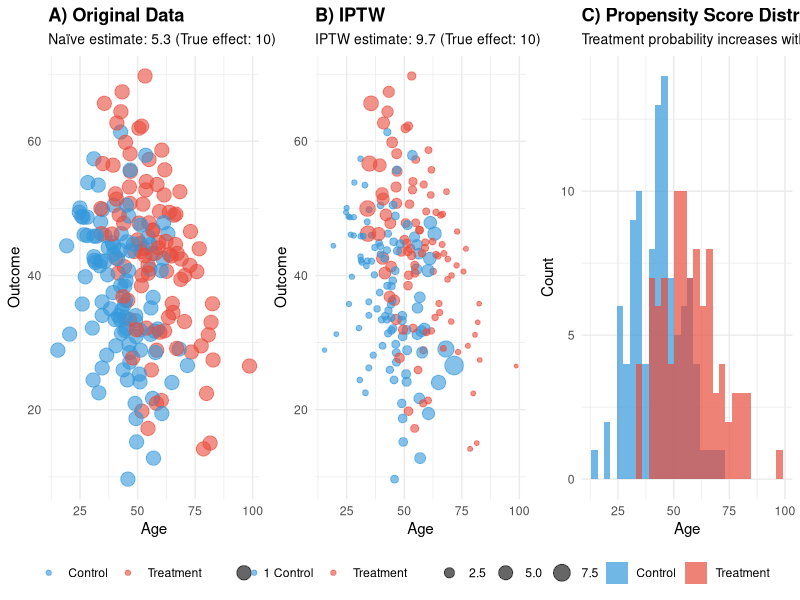
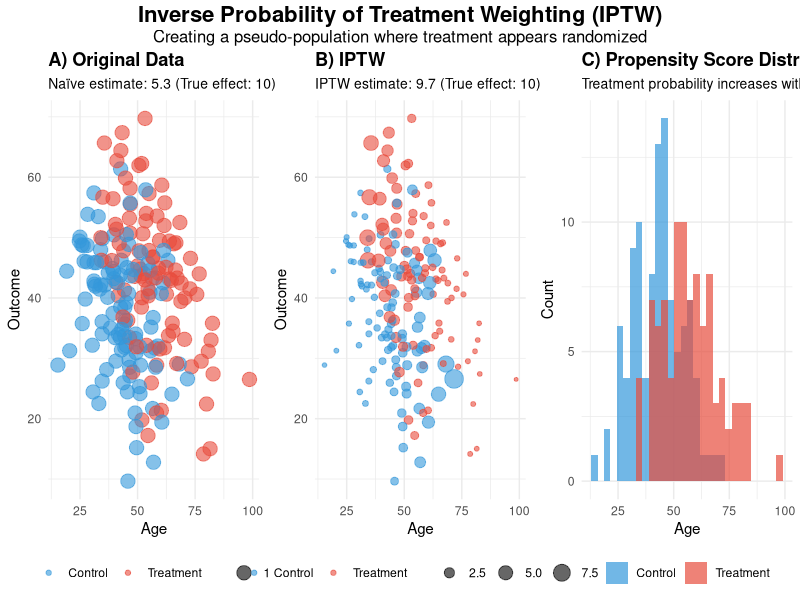

These figures' R source, in order:
# Load necessary libraries
library(ggplot2)
library(dplyr)
library(gridExtra)
library(grid)

#setwd("C:/Users/User/Documents/RL Book/figures/ch1")
# Set seed for reproducibility
set.seed(123)

# Create a simulated dataset with a confounding variable
n <- 200
# Create age as a confounder (older people more likely to get treatment)
age <- rnorm(n, mean = 50, sd = 15)
# Treatment assignment depends on age
p_treat <- plogis(-5 + 0.1*age)  # Probability increases with age
treatment <- rbinom(n, 1, p_treat)
# Outcome depends on both age and treatment
# Older people have worse outcomes, treatment has positive effect
outcome <- 50 - 0.3*age + 10*treatment + rnorm(n, 0, 10)

# Create dataset
data <- data.frame(
  id = 1:n,
  age = age,
  treatment = factor(treatment, labels = c("Control", "Treatment")),
  outcome = outcome
)

# Calculate propensity scores
model_ps <- glm(treatment ~ age, data = data, family = binomial())
data$ps <- predict(model_ps, type = "response")
data$ps[data$treatment == "Control"] <- 1 - data$ps[data$treatment == "Control"]

# Calculate inverse probability weights
data$ipw <- 1/data$ps

# Unadjusted estimate
naive_diff <- mean(data$outcome[data$treatment == "Treatment"]) - 
  mean(data$outcome[data$treatment == "Control"])

# IPTW-adjusted estimate
weighted_diff <- sum(data$outcome[data$treatment == "Treatment"] * 
                       data$ipw[data$treatment == "Treatment"]) / 
  sum(data$ipw[data$treatment == "Treatment"]) - 
  sum(data$outcome[data$treatment == "Control"] * 
        data$ipw[data$treatment == "Control"]) / 
  sum(data$ipw[data$treatment == "Control"])

# True treatment effect (we know it's 10 from our simulation)
true_effect <- 10

# Create visualization of the confounded data
p1 <- ggplot(data, aes(x = age, y = outcome, color = treatment, size = 1)) +
  geom_point(alpha = 0.6) +
  scale_color_manual(values = c("Control" = "#3498db", "Treatment" = "#e74c3c")) +
  labs(title = "A) Original Data",
       subtitle = paste0("Naïve estimate: ", round(naive_diff, 1), 
                         " (True effect: ", true_effect, ")"),
       x = "Age", y = "Outcome") +
  theme_minimal() +
  theme(legend.position = "bottom",
        legend.title = element_blank(),
        plot.title = element_text(face = "bold"),
        plot.subtitle = element_text(size = 10))

# Visualization of the weighted data
p2 <- ggplot(data, aes(x = age, y = outcome, color = treatment, size = ipw)) +
  geom_point(alpha = 0.6) +
  scale_color_manual(values = c("Control" = "#3498db", "Treatment" = "#e74c3c")) +
  labs(title = "B) IPTW",
       subtitle = paste0("IPTW estimate: ", round(weighted_diff, 1), 
                         " (True effect: ", true_effect, ")"),
       x = "Age", y = "Outcome") +
  theme_minimal() +
  theme(legend.position = "bottom",
        legend.title = element_blank(),
        plot.title = element_text(face = "bold"),
        plot.subtitle = element_text(size = 10))

# Create a propensity score distribution plot
p3 <- ggplot(data, aes(x = age, fill = treatment)) +
  geom_histogram(alpha = 0.7, position = "identity", bins = 30) +
  scale_fill_manual(values = c("Control" = "#3498db", "Treatment" = "#e74c3c")) +
  labs(title = "C) Propensity Score Distribution",
       subtitle = "Treatment probability increases with age",
       x = "Age", y = "Count") +
  theme_minimal() +
  theme(legend.position = "bottom",
        legend.title = element_blank(),
        plot.title = element_text(face = "bold"),
        plot.subtitle = element_text(size = 10))

# Create simplified explanation diagram
explanation_data <- data.frame(
  x = c(1, 1, 2, 2),
  y = c(1, 2, 1, 2),
  weight = c(1, 2, 2, 1),
  group = factor(c("A", "A", "B", "B")),
  label = c("Low weight\n(common)", "High weight\n(rare)", 
            "High weight\n(rare)", "Low weight\n(common)")
)

p4 <- ggplot(explanation_data, aes(x = x, y = y, size = weight, color = group)) +
  geom_point(alpha = 0.8) +
  geom_text(aes(label = label), hjust = -0.3, size = 3, color = "black") +
  scale_size_continuous(range = c(5, 15)) +
  scale_color_manual(values = c("A" = "#3498db", "B" = "#e74c3c")) +
  labs(title = "D) IPTW Concept",
       subtitle = "Rare combinations receive higher weights") +
  theme_void() +
  theme(legend.position = "none",
        plot.title = element_text(face = "bold"),
        plot.subtitle = element_text(size = 10)) +
  xlim(0.5, 4)

# Combine all plots
combined_plot <- grid.arrange(p1, p2, p3, ncol = 3)

# Add main title
title <- textGrob("Inverse Probability of Treatment Weighting (IPTW)",
                  gp = gpar(fontface = "bold", fontsize = 16))
subtitle <- textGrob("Creating a pseudo-population where treatment appears randomized",
                     gp = gpar(fontsize = 12))

final_plot <- grid.arrange(title, subtitle, combined_plot, 
                           heights = c(0.5, 0.3, 10))

# Save the plot
ggsave("iptw_visualization.png", final_plot, width = 12, height = 8, dpi = 300)

# Display the plot
print(final_plot)